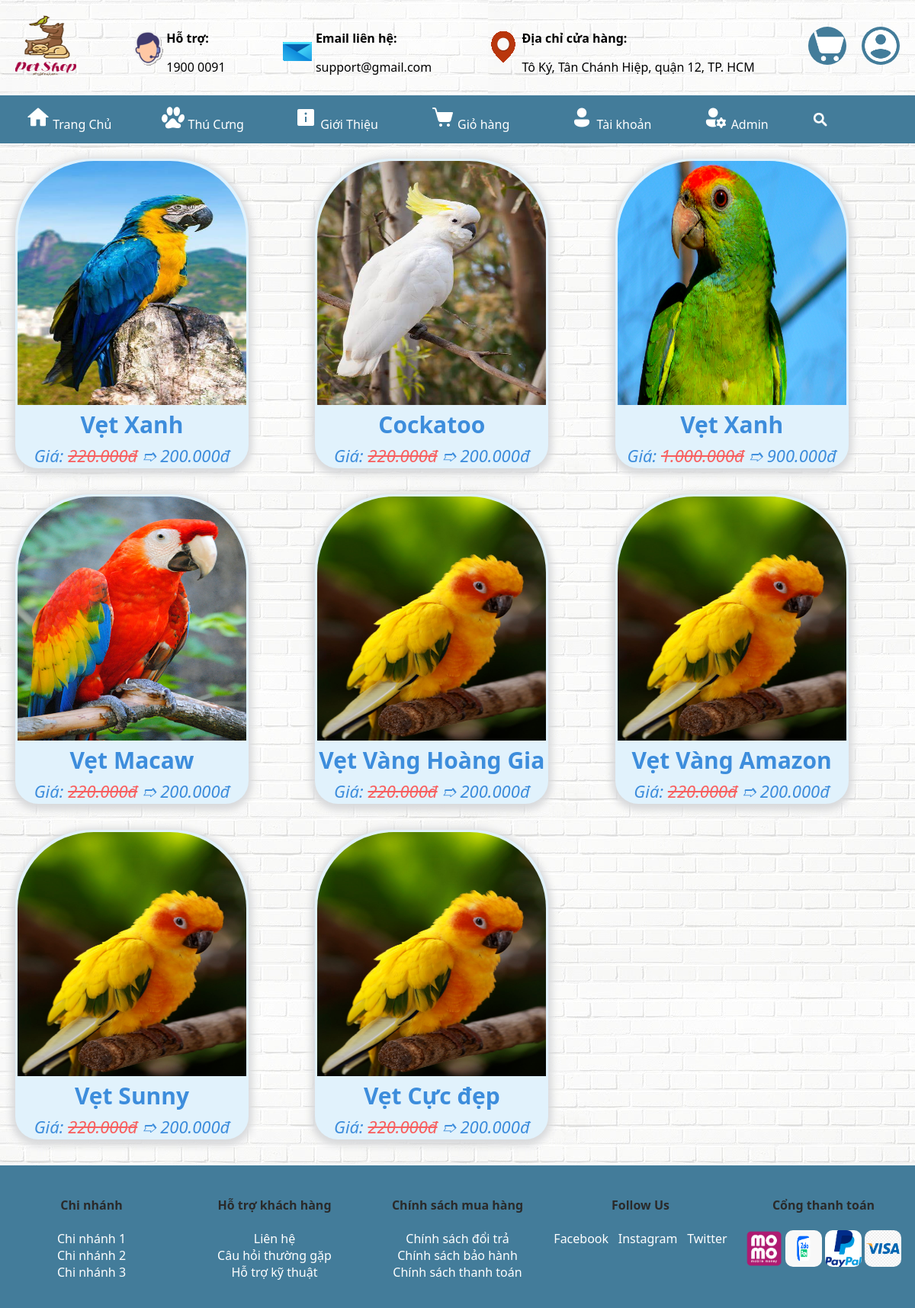
Page /Pet-Store/pages/index.php?page=parrot on the committed database.
### tables this page shows
CREATE TABLE `pets` (
  `id` varchar(30) NOT NULL,
  `name` varchar(100) NOT NULL,
  `price` decimal(10,2) NOT NULL,
  `priceSale` decimal(10,2) DEFAULT NULL,
  `quantity` int(11) NOT NULL,
  `urlImg` varchar(255) NOT NULL,
  `idLoai` varchar(30) NOT NULL,
  `description` text NOT NULL,
  `hot` tinyint(1) DEFAULT NULL
);

### Pet-Store/pages/parrot.php (the view, shortened to what this page needs)
<?php
require '../config/config.php';
try {
    $conn = new PDO("mysql:host=$host;dbname=$dbname;charset=utf8", $username, $password);
    $conn->setAttribute(PDO::ATTR_ERRMODE, PDO::ERRMODE_EXCEPTION);
    $stmt = $conn->prepare("SELECT * FROM pets WHERE idLoai = :idLoai");
    $stmt->bindParam(':idLoai', $idLoai);
    $stmt->execute();
    $pets = $stmt->fetchAll(PDO::FETCH_ASSOC);
} catch (PDOException $e) {
    echo "Connection failed: " . $e->getMessage();
}
?>
<div class="pets-grid">
    <?php if (!empty($pets)): ?>
    <?php foreach ($pets as $pet): ?>
    <div class="container-pets">
        <img src="<?php echo htmlspecialchars($pet['urlImg']); ?>" alt="<?php echo htmlspecialchars($pet['name']); ?>">
        <div class="row">
            <p class="name-pet"><?php echo htmlspecialchars($pet['name']); ?></p>
        </div>
        <p class="text-price">Giá: <span class="price"><?php echo number_format($pet['price'], 0, ',', '.'); ?>đ</span>
            ➱
            <?php echo number_format($pet['priceSale'], 0, ',', '.'); ?>đ</p>
    </div>
    <?php endforeach; ?>
    <?php else: ?>
    <p>Chưa có sản phẩm nào.</p>
    <?php endif; ?>
</div>

### Pet-Store/asset/css/pets.css (style rules this page uses)
.pets-grid { display: grid; grid-template-columns: repeat(4, 1fr); grid-auto-rows: 420px; gap: 20px; padding: 20px; }
@media (max-width: 1300px) { .pets-grid { grid-template-columns: repeat(3, 1fr); } }
.container-pets { min-width: 300px; max-width: 350px; width: 250px; height: 400px; position: relative; text-align: center; border-top-left-radius: 100px; border-top-right-radius: 100px; border-bottom-left-radius: 30px; border-bottom-right-radius: 30px; box-shadow: 0px 3px 10px 5px rgb(216, 217, 219); padding: 3px; background-color: rgb(225, 242, 252); transition: transform 0.3s; }
.container-pets>img { width: 100%; height: 80%; border-top-left-radius: 100px; border-top-right-radius: 100px; }
.row { position: relative; }
.name-pet { margin: 0; font-size: 30px; font-weight: bold; color: rgb(61, 141, 220); text-align: center; position: relative; }
.text-price { font-size: 22px; color: rgb(61, 141, 220); text-align: center; margin-top: 5px; font-style: italic; }
.text-price>.price { color: rgb(248, 95, 95); text-decoration: line-through; }

### Pet-Store/asset/css/index.css (style rules this page uses)
body { font-family: system-ui, -apple-system, BlinkMacSystemFont, 'Segoe UI', Roboto, Oxygen, Ubuntu, Cantarell, 'Open Sans', 'Helvetica Neue', sans-serif; margin: 0; padding: 0; text-align: center; background-image: url('../images/background/head-bg4.jpg'); }

### rows in the picture
pets: urlImg (picture), name "Vẹt Xanh", price "220.000", priceSale "200.000"
pets: urlImg (picture), name "Cockatoo", price "220.000", priceSale "200.000"
pets: urlImg (picture), name "Vẹt Xanh", price "1.000.000", priceSale "900.000"
pets: urlImg (picture), name "Vẹt Macaw", price "220.000", priceSale "200.000"
pets: urlImg (picture), name "Vẹt Vàng Hoàng Gia", price "220.000", priceSale "200.000"
pets: urlImg (picture), name "Vẹt Vàng Amazon", price "220.000", priceSale "200.000"
pets: urlImg (picture), name "Vẹt Sunny", price "220.000", priceSale "200.000"
pets: urlImg (picture), name "Vẹt Cực đẹp", price "220.000", priceSale "200.000"
